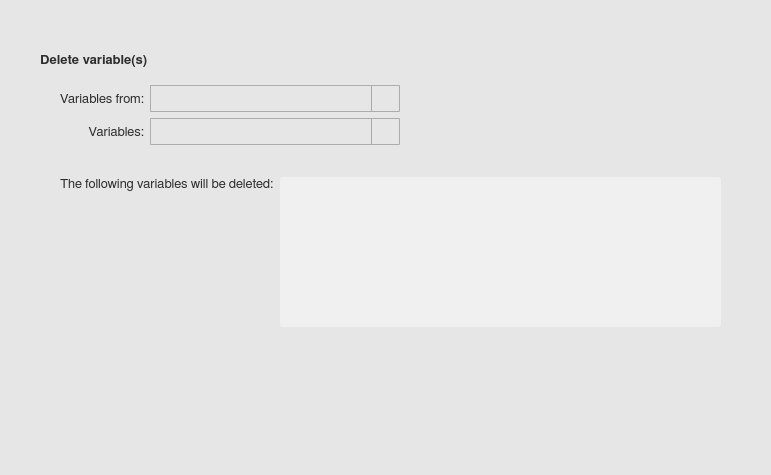
<?xml version="1.0" encoding="UTF-8"?>
<ui version="4.0">
 <class>infoWindow</class>
 <widget class="QWidget" name="infoWindow">
  <property name="geometry">
   <rect>
    <x>0</x>
    <y>0</y>
    <width>771</width>
    <height>475</height>
   </rect>
  </property>
  <property name="minimumSize">
   <size>
    <width>0</width>
    <height>0</height>
   </size>
  </property>
  <property name="maximumSize">
   <size>
    <width>16777215</width>
    <height>16777215</height>
   </size>
  </property>
  <property name="font">
   <font>
    <family>FreeSans</family>
    <pointsize>10</pointsize>
    <stylestrategy>PreferAntialias</stylestrategy>
    <kerning>true</kerning>
   </font>
  </property>
  <property name="windowTitle">
   <string>Information</string>
  </property>
  <property name="windowIcon">
   <iconset>
    <normaloff>icons/info_popup_icon.svg</normaloff>icons/info_popup_icon.svg</iconset>
  </property>
  <property name="styleSheet">
   <string notr="true">QWidget {
	background-color: rgb(230,230,230);
}

QScrollBar:vertical {
  border: 1px solid white;
  background-color: rgb(240, 240, 240);
  width: 20px;
  margin: 21px 0px 21px 0px;
}

QScrollBar:horizontal {
  border: 1px solid white;
  background-color: rgb(240, 240, 240);
  height: 20px;
  margin: 0px 21px 0px 21px;
}

QScrollBar::handle:vertical {
  background-color: rgb(205, 205, 205);
  min-height: 25px;
}

QScrollBar:handle:vertical:hover {
  background-color: rgb(166, 166, 166);
}

QScrollBar:handle:vertical:pressed {
  background-color: rgb(96, 96, 96);
}

QScrollBar::handle:horizontal {
  background-color: rgb(205, 205, 205);
  min-width: 25px;
}

QScrollBar:handle:horizontal:hover {
  background-color: rgb(166, 166, 166);
}

QScrollBar:handle:horizontal:pressed {
  background-color: rgb(96, 96, 96);
}

QScrollBar::add-line:vertical {
  border-top: 1px solid rgb(240,240,240);
  border-left: 1px solid white;
  border-right: 1px solid white;
  border-bottom: 1px solid white;
  background-color: rgb(240, 240, 240);
  height: 20px;
  subcontrol-position: bottom;
  subcontrol-origin: margin;
}

QScrollBar::add-line:vertical:hover {
  background-color: rgb(218, 218, 218);
}

QScrollBar::add-line:vertical:pressed {
  background-color: rgb(96, 96, 96);
}

QScrollBar::sub-line:vertical {
  border-top: 1px solid white;
  border-left: 1px solid white;
  border-right: 1px solid white;
  border-bottom: 1px solid rgb(240,240,240);
  background-color: rgb(240, 240, 240);
  height: 20px;
  subcontrol-position: top;
  subcontrol-origin: margin;
}

QScrollBar::sub-line:vertical:hover {
  background-color: rgb(218, 218, 218);
}

QScrollBar::sub-line:vertical:pressed {
  background-color: rgb(96, 96, 96);
}

QScrollBar::up-arrow:vertical {
  image: url(icons/up_arrow_icon.svg); 
  width: 16px;
  height: 16px;
}

QScrollBar::up-arrow:vertical:pressed {
  right: -1px;
  bottom: -1px;
}

QScrollBar::down-arrow:vertical {
  image: url(icons/down_arrow_icon.svg); 
  width: 16px;
  height: 16px;
}

QScrollBar::down-arrow:vertical:pressed {
  right: -1px;
  bottom: -1px;
}

QScrollBar::add-line:horizontal {
  border-top: 1px solid white;
  border-left: 1px solid rgb(240,240,240);
  border-right: 1px solid white;
  border-bottom: 1px solid white;
  background-color: rgb(240, 240, 240);
  width: 20px;
  subcontrol-position: right;
  subcontrol-origin: margin;
}

QScrollBar::add-line:horizontal:hover {
  background-color: rgb(218, 218, 218);
}

QScrollBar::add-line:horizontal:pressed {
  background-color: rgb(96, 96, 96);
}

QScrollBar::sub-line:horizontal {
  border-top: 1px solid white;
  border-left: 1px solid white;
  border-right: 1px solid rgb(240,240,240);
  border-bottom: 1px solid white;
  background-color: rgb(240, 240, 240);
  width: 20px;
  subcontrol-position: left;
  subcontrol-origin: margin;
}

QScrollBar::sub-line:horizontal:hover {
  background-color: rgb(218, 218, 218);
}

QScrollBar::sub-line:horizontal:pressed {
  background-color: rgb(96, 96, 96);
}

QScrollBar::left-arrow:horizontal {
  image: url(icons/left_arrow_icon.svg); 
  width: 16px;
  height: 16px;
}

QScrollBar::left-arrow:horizontal:pressed {
  right: -1px;
  bottom: -1px;
}

QScrollBar::right-arrow:horizontal {
  image: url(icons/right_arrow_icon.svg); 
  width: 16px;
  height: 16px;
}

QScrollBar::right-arrow:horizontal:pressed {
  right: -1px;
  bottom: -1px;
}</string>
  </property>
  <widget class="QWidget" name="">
   <property name="geometry">
    <rect>
     <x>40</x>
     <y>40</y>
     <width>681</width>
     <height>293</height>
    </rect>
   </property>
   <layout class="QVBoxLayout" name="options_layout">
    <item>
     <layout class="QHBoxLayout" name="options_hl_1">
      <item>
       <widget class="QLabel" name="options_label_1">
        <property name="enabled">
         <bool>true</bool>
        </property>
        <property name="minimumSize">
         <size>
          <width>0</width>
          <height>27</height>
         </size>
        </property>
        <property name="maximumSize">
         <size>
          <width>16777215</width>
          <height>27</height>
         </size>
        </property>
        <property name="font">
         <font>
          <family>FreeSans</family>
          <pointsize>10</pointsize>
          <weight>75</weight>
          <bold>true</bold>
          <stylestrategy>PreferAntialias</stylestrategy>
          <kerning>true</kerning>
         </font>
        </property>
        <property name="styleSheet">
         <string notr="true">QLabel {
	color: rgb(45,45,45);
}</string>
        </property>
        <property name="text">
         <string>Delete variable(s)</string>
        </property>
        <property name="alignment">
         <set>Qt::AlignLeading|Qt::AlignLeft|Qt::AlignVCenter</set>
        </property>
       </widget>
      </item>
      <item>
       <spacer name="horizontalSpacer">
        <property name="orientation">
         <enum>Qt::Horizontal</enum>
        </property>
        <property name="sizeHint" stdset="0">
         <size>
          <width>40</width>
          <height>20</height>
         </size>
        </property>
       </spacer>
      </item>
     </layout>
    </item>
    <item>
     <layout class="QHBoxLayout" name="options_hl_5">
      <item>
       <spacer name="horizontalSpacer_5">
        <property name="orientation">
         <enum>Qt::Horizontal</enum>
        </property>
        <property name="sizeType">
         <enum>QSizePolicy::Fixed</enum>
        </property>
        <property name="sizeHint" stdset="0">
         <size>
          <width>20</width>
          <height>20</height>
         </size>
        </property>
       </spacer>
      </item>
      <item>
       <layout class="QGridLayout" name="options_gl_1">
        <item row="0" column="0">
         <widget class="QLabel" name="options_label_4">
          <property name="enabled">
           <bool>true</bool>
          </property>
          <property name="minimumSize">
           <size>
            <width>0</width>
            <height>27</height>
           </size>
          </property>
          <property name="maximumSize">
           <size>
            <width>16777215</width>
            <height>27</height>
           </size>
          </property>
          <property name="font">
           <font>
            <family>FreeSans</family>
            <pointsize>10</pointsize>
            <stylestrategy>PreferAntialias</stylestrategy>
            <kerning>true</kerning>
           </font>
          </property>
          <property name="styleSheet">
           <string notr="true">QLabel {
	color: rgb(45,45,45);
}</string>
          </property>
          <property name="text">
           <string>Variables from:</string>
          </property>
          <property name="alignment">
           <set>Qt::AlignRight|Qt::AlignTrailing|Qt::AlignVCenter</set>
          </property>
          <property name="indent">
           <number>-1</number>
          </property>
         </widget>
        </item>
        <item row="0" column="1">
         <layout class="QHBoxLayout" name="options_hl_4">
          <item>
           <widget class="QComboBox" name="options_combobox_2">
            <property name="minimumSize">
             <size>
              <width>250</width>
              <height>27</height>
             </size>
            </property>
            <property name="maximumSize">
             <size>
              <width>500</width>
              <height>27</height>
             </size>
            </property>
            <property name="font">
             <font>
              <family>FreeSans</family>
              <pointsize>9</pointsize>
              <stylestrategy>PreferAntialias</stylestrategy>
              <kerning>true</kerning>
             </font>
            </property>
            <property name="styleSheet">
             <string notr="true">QComboBox {
	border: 1px solid #acacac;
    border-radius: 1px;
	padding-left: 5px;
    background-color: qlineargradient(x1: 0, y1: 0, x2: 0, y2: 1, 
								stop: 0 #f0f0f0, stop: 1 #e5e5e5);
    color: rgb(45,45,45);
}

QComboBox:disabled {
	background-color:  rgb(200,200,200);
}

QComboBox:hover {
	border: 1px solid #7eb4ea;
    border-radius: 1px;
	background-color: qlineargradient(x1: 0, y1: 0, x2: 0, y2: 1, 
								stop: 0 #ecf4fc, stop: 1 #dcecfc);
}

QComboBox::drop-down {
	subcontrol-origin: padding;
	subcontrol-position: top right;
	width: 27px;
    border-left-width: 1px;
	border-left-color: darkgray;
	border-left-style: solid;
	border-top-right-radius: 3px;
	border-bottom-right-radius: 3px;
}

QComboBox::down-arrow {
	image: url(icons/down_arrow_icon.svg); 
	width: 16px;
	height: 16px
}

QComboBox QAbstractItemView {
	selection-background-color: rgb(200,200,200);
	selection-color: black;
	background: #f0f0f0;
	border: 0px solid #f0f0f0;
}

QComboBox QAbstractItemView::item {
	margin: 5px 5px 5px 5px;
}</string>
            </property>
            <property name="frame">
             <bool>false</bool>
            </property>
           </widget>
          </item>
          <item>
           <spacer name="horizontalSpacer_6">
            <property name="orientation">
             <enum>Qt::Horizontal</enum>
            </property>
            <property name="sizeHint" stdset="0">
             <size>
              <width>40</width>
              <height>20</height>
             </size>
            </property>
           </spacer>
          </item>
         </layout>
        </item>
        <item row="1" column="0">
         <widget class="QLabel" name="options_label_2">
          <property name="enabled">
           <bool>true</bool>
          </property>
          <property name="minimumSize">
           <size>
            <width>0</width>
            <height>27</height>
           </size>
          </property>
          <property name="maximumSize">
           <size>
            <width>16777215</width>
            <height>27</height>
           </size>
          </property>
          <property name="font">
           <font>
            <family>FreeSans</family>
            <pointsize>10</pointsize>
            <stylestrategy>PreferAntialias</stylestrategy>
            <kerning>true</kerning>
           </font>
          </property>
          <property name="styleSheet">
           <string notr="true">QLabel {
	color: rgb(45,45,45);
}</string>
          </property>
          <property name="text">
           <string>Variables:</string>
          </property>
          <property name="alignment">
           <set>Qt::AlignRight|Qt::AlignTrailing|Qt::AlignVCenter</set>
          </property>
          <property name="indent">
           <number>-1</number>
          </property>
         </widget>
        </item>
        <item row="1" column="1">
         <layout class="QHBoxLayout" name="options_hl_2">
          <item>
           <widget class="QComboBox" name="options_combobox_1">
            <property name="minimumSize">
             <size>
              <width>250</width>
              <height>27</height>
             </size>
            </property>
            <property name="maximumSize">
             <size>
              <width>250</width>
              <height>27</height>
             </size>
            </property>
            <property name="font">
             <font>
              <family>FreeSans</family>
              <pointsize>9</pointsize>
              <stylestrategy>PreferAntialias</stylestrategy>
              <kerning>true</kerning>
             </font>
            </property>
            <property name="styleSheet">
             <string notr="true">QComboBox {
	border: 1px solid #acacac;
    border-radius: 1px;
	padding-left: 5px;
    background-color: qlineargradient(x1: 0, y1: 0, x2: 0, y2: 1, 
								stop: 0 #f0f0f0, stop: 1 #e5e5e5);
    color: rgb(45,45,45);
}

QComboBox:disabled {
	background-color:  rgb(200,200,200);
}

QComboBox:hover {
	border: 1px solid #7eb4ea;
    border-radius: 1px;
	background-color: qlineargradient(x1: 0, y1: 0, x2: 0, y2: 1, 
								stop: 0 #ecf4fc, stop: 1 #dcecfc);
}

QComboBox::drop-down {
	subcontrol-origin: padding;
	subcontrol-position: top right;
	width: 27px;
    border-left-width: 1px;
	border-left-color: darkgray;
	border-left-style: solid;
	border-top-right-radius: 3px;
	border-bottom-right-radius: 3px;
}

QComboBox::down-arrow {
	image: url(icons/down_arrow_icon.svg); 
	width: 16px;
	height: 16px
}

QComboBox QAbstractItemView {
	selection-background-color: rgb(200,200,200);
	selection-color: black;
	background: #f0f0f0;
	border: 0px solid #f0f0f0;
}

QComboBox QAbstractItemView::item {
	margin: 5px 5px 5px 5px;
}</string>
            </property>
            <property name="frame">
             <bool>false</bool>
            </property>
           </widget>
          </item>
          <item>
           <widget class="QToolButton" name="options_button_1">
            <property name="minimumSize">
             <size>
              <width>27</width>
              <height>27</height>
             </size>
            </property>
            <property name="maximumSize">
             <size>
              <width>27</width>
              <height>27</height>
             </size>
            </property>
            <property name="styleSheet">
             <string notr="true">QToolButton {
	border: 1px solid transparent;
	background-color: transparent;
	width: 27px;
	height: 27px;
}

QToolButton:flat {
	border: none;
}</string>
            </property>
            <property name="icon">
             <iconset>
              <normaloff>icons/continue_icon.svg</normaloff>icons/continue_icon.svg</iconset>
            </property>
            <property name="iconSize">
             <size>
              <width>23</width>
              <height>23</height>
             </size>
            </property>
           </widget>
          </item>
          <item>
           <spacer name="horizontalSpacer_2">
            <property name="orientation">
             <enum>Qt::Horizontal</enum>
            </property>
            <property name="sizeHint" stdset="0">
             <size>
              <width>40</width>
              <height>20</height>
             </size>
            </property>
           </spacer>
          </item>
         </layout>
        </item>
       </layout>
      </item>
     </layout>
    </item>
    <item>
     <spacer name="verticalSpacer">
      <property name="orientation">
       <enum>Qt::Vertical</enum>
      </property>
      <property name="sizeType">
       <enum>QSizePolicy::Fixed</enum>
      </property>
      <property name="sizeHint" stdset="0">
       <size>
        <width>20</width>
        <height>20</height>
       </size>
      </property>
     </spacer>
    </item>
    <item>
     <layout class="QHBoxLayout" name="options_hl_3">
      <item>
       <spacer name="horizontalSpacer_3">
        <property name="orientation">
         <enum>Qt::Horizontal</enum>
        </property>
        <property name="sizeType">
         <enum>QSizePolicy::Fixed</enum>
        </property>
        <property name="sizeHint" stdset="0">
         <size>
          <width>20</width>
          <height>20</height>
         </size>
        </property>
       </spacer>
      </item>
      <item>
       <widget class="QLabel" name="options_label_3">
        <property name="enabled">
         <bool>true</bool>
        </property>
        <property name="minimumSize">
         <size>
          <width>0</width>
          <height>27</height>
         </size>
        </property>
        <property name="maximumSize">
         <size>
          <width>16777215</width>
          <height>16777215</height>
         </size>
        </property>
        <property name="font">
         <font>
          <family>FreeSans</family>
          <pointsize>10</pointsize>
          <stylestrategy>PreferAntialias</stylestrategy>
          <kerning>true</kerning>
         </font>
        </property>
        <property name="styleSheet">
         <string notr="true">QLabel {
	color: rgb(45,45,45);
}</string>
        </property>
        <property name="text">
         <string>The following variables will be deleted:</string>
        </property>
        <property name="alignment">
         <set>Qt::AlignLeading|Qt::AlignLeft|Qt::AlignTop</set>
        </property>
        <property name="indent">
         <number>-1</number>
        </property>
       </widget>
      </item>
      <item>
       <widget class="QListWidget" name="options_list_1">
        <property name="enabled">
         <bool>true</bool>
        </property>
        <property name="minimumSize">
         <size>
          <width>0</width>
          <height>150</height>
         </size>
        </property>
        <property name="maximumSize">
         <size>
          <width>16777215</width>
          <height>150</height>
         </size>
        </property>
        <property name="font">
         <font>
          <family>FreeSans</family>
          <pointsize>9</pointsize>
          <stylestrategy>PreferAntialias</stylestrategy>
          <kerning>true</kerning>
         </font>
        </property>
        <property name="focusPolicy">
         <enum>Qt::NoFocus</enum>
        </property>
        <property name="styleSheet">
         <string notr="true">QListWidget {
	border-radius: 3px;
	background-color: rgb(240,240,240);
	color: rgb(45,45,45);
}

QListWidget:disabled {
	background-color:  rgb(200,200,200);
    color: rgb(45,45,45);
}

QListView::item {
	border: 0px solid rgb(240,240,240);
	border-radius: 3px;
    padding: 1px 1px 1px 1px;
    margin: 3px 3px 3px 3px;
}

QListView::item:selected {
	border: 0px solid rgb(240,240,240);
	border-radius: 3px;
}

QListView::item:selected:!active {
	background: rgb(200,200,200);
}

QListView::item:selected:active {
	background: rgb(200,200,200);
}

QListView::item:hover {
	background: rgb(230,230,230);
	border-radius: 3px;
}

QScrollBar:vertical {
  border: 1px solid white;
  background-color: rgb(240, 240, 240);
  width: 20px;
  margin: 21px 0px 21px 0px;
}

QScrollBar:horizontal {
  border: 1px solid white;
  background-color: rgb(240, 240, 240);
  height: 20px;
  margin: 0px 21px 0px 21px;
}

QScrollBar::handle:vertical {
  background-color: rgb(205, 205, 205);
  min-height: 25px;
}

QScrollBar:handle:vertical:hover {
  background-color: rgb(166, 166, 166);
}

QScrollBar:handle:vertical:pressed {
  background-color: rgb(96, 96, 96);
}

QScrollBar::handle:horizontal {
  background-color: rgb(205, 205, 205);
  min-width: 25px;
}

QScrollBar:handle:horizontal:hover {
  background-color: rgb(166, 166, 166);
}

QScrollBar:handle:horizontal:pressed {
  background-color: rgb(96, 96, 96);
}

QScrollBar::add-line:vertical {
  border-top: 1px solid rgb(240,240,240);
  border-left: 1px solid white;
  border-right: 1px solid white;
  border-bottom: 1px solid white;
  background-color: rgb(240, 240, 240);
  height: 20px;
  subcontrol-position: bottom;
  subcontrol-origin: margin;
  border-bottom-right-radius: 3px;
}

QScrollBar::add-line:vertical:hover {
  background-color: rgb(218, 218, 218);
}

QScrollBar::add-line:vertical:pressed {
  background-color: rgb(96, 96, 96);
}

QScrollBar::sub-line:vertical {
  border-top: 1px solid white;
  border-left: 1px solid white;
  border-right: 1px solid white;
  border-bottom: 1px solid rgb(240,240,240);
  background-color: rgb(240, 240, 240);
  height: 20px;
  subcontrol-position: top;
  subcontrol-origin: margin;
  border-top-right-radius: 3px;
}

QScrollBar::sub-line:vertical:hover {
  background-color: rgb(218, 218, 218);
}

QScrollBar::sub-line:vertical:pressed {
  background-color: rgb(96, 96, 96);
}

QScrollBar::up-arrow:vertical {
  image: url(icons/up_arrow_icon.svg); 
  width: 16px;
  height: 16px;
}

QScrollBar::up-arrow:vertical:pressed {
  right: -1px;
  bottom: -1px;
}

QScrollBar::down-arrow:vertical {
  image: url(icons/down_arrow_icon.svg); 
  width: 16px;
  height: 16px;
}

QScrollBar::down-arrow:vertical:pressed {
  right: -1px;
  bottom: -1px;
}

QScrollBar::add-line:horizontal {
  border-top: 1px solid white;
  border-left: 1px solid rgb(240,240,240);
  border-right: 1px solid white;
  border-bottom: 1px solid white;
  background-color: rgb(240, 240, 240);
  width: 20px;
  subcontrol-position: right;
  subcontrol-origin: margin;
  border-bottom-right-radius: 3px;
}

QScrollBar::add-line:horizontal:hover {
  background-color: rgb(218, 218, 218);
}

QScrollBar::add-line:horizontal:pressed {
  background-color: rgb(96, 96, 96);
}

QScrollBar::sub-line:horizontal {
  border-top: 1px solid white;
  border-left: 1px solid white;
  border-right: 1px solid rgb(240,240,240);
  border-bottom: 1px solid white;
  background-color: rgb(240, 240, 240);
  width: 20px;
  subcontrol-position: left;
  subcontrol-origin: margin;
border-bottom-left-radius: 3px;
}

QScrollBar::sub-line:horizontal:hover {
  background-color: rgb(218, 218, 218);
}

QScrollBar::sub-line:horizontal:pressed {
  background-color: rgb(96, 96, 96);
}

QScrollBar::left-arrow:horizontal {
  image: url(icons/left_arrow_icon.svg); 
  width: 16px;
  height: 16px;
}

QScrollBar::left-arrow:horizontal:pressed {
  right: -1px;
  bottom: -1px;
}

QScrollBar::right-arrow:horizontal {
  image: url(icons/right_arrow_icon.svg); 
  width: 16px;
  height: 16px;
}

QScrollBar::right-arrow:horizontal:pressed {
  right: -1px;
  bottom: -1px;
}</string>
        </property>
        <property name="frameShape">
         <enum>QFrame::NoFrame</enum>
        </property>
        <property name="dragDropMode">
         <enum>QAbstractItemView::InternalMove</enum>
        </property>
        <property name="defaultDropAction">
         <enum>Qt::MoveAction</enum>
        </property>
        <property name="selectionMode">
         <enum>QAbstractItemView::ExtendedSelection</enum>
        </property>
       </widget>
      </item>
     </layout>
    </item>
   </layout>
  </widget>
 </widget>
 <resources/>
 <connections/>
</ui>
